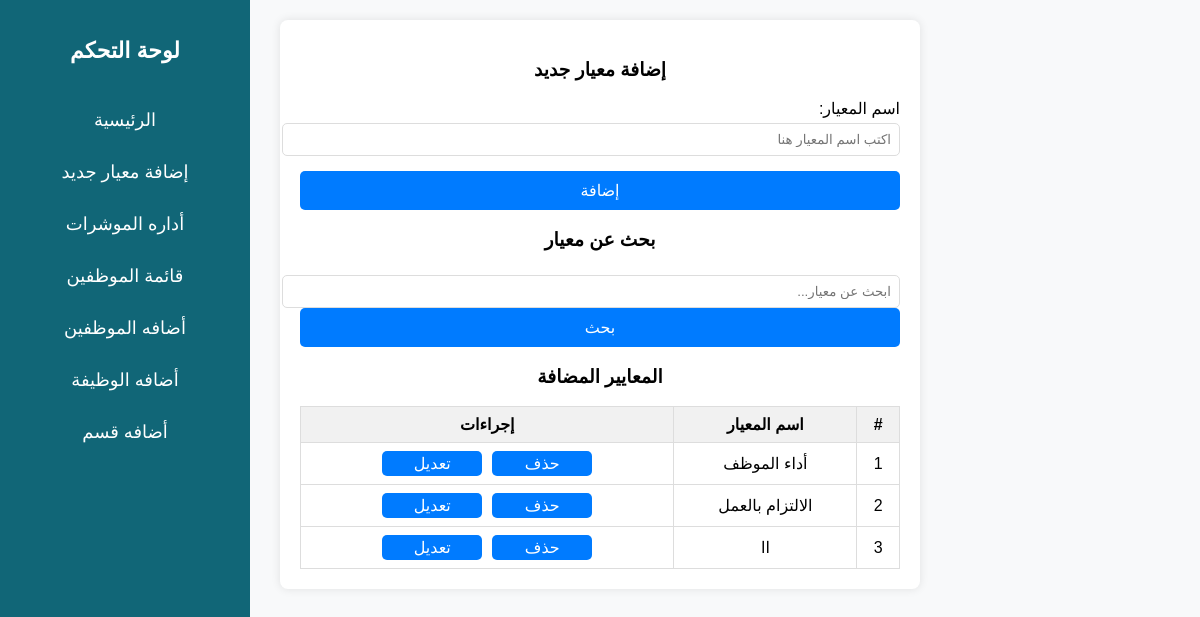
/pages/dashboard/add-criteria.php, run on an earlier commit of the app's database.
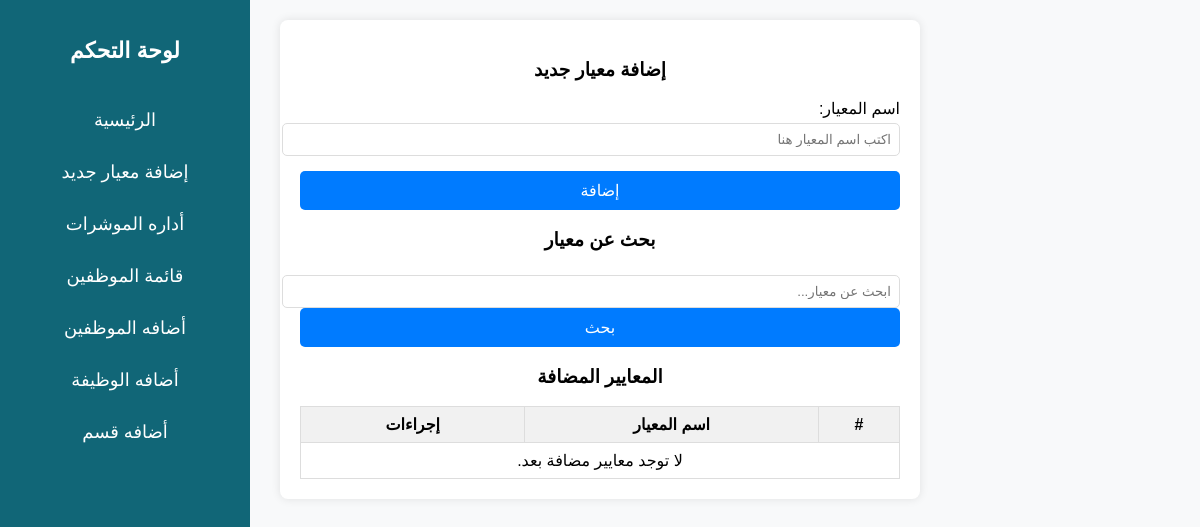
And on a later commit of the database.
### tables this page shows
CREATE TABLE `criteria` (
  `id` int(11) NOT NULL,
  `name` varchar(255) NOT NULL
);

### pages/dashboard/add-criteria.php (the view, shortened to what this page needs)
<?php include './layout/sideBar.php'; ?>
<?php
include '../../config/connect.php';
$searchTerm = '';
if (isset($_POST['searchTerm'])) {
    $searchTerm = trim($_POST['searchTerm']);
    $sql = "SELECT * FROM criteria WHERE name LIKE :searchTerm";
    $stmt = $con->prepare($sql);
    $stmt->bindValue(':searchTerm', '%' . $searchTerm . '%');
} else {
    $sql = "SELECT * FROM criteria";
    $stmt = $con->prepare($sql);
}
$stmt->execute();
$results = $stmt->fetchAll(PDO::FETCH_ASSOC);
?>
<div class="container">
    <h3>إضافة معيار جديد</h3>
    <form method="POST" action="">
        <div class="form-group">
            <label for="criterionName">اسم المعيار:</label>
            <input type="text" name="criterionName" id="criterionName" placeholder="اكتب اسم المعيار هنا" required>
        </div>
        <button type="submit">إضافة</button>
    </form>
        <h3>بحث عن معيار</h3>
    <form method="POST" action="">
        <input type="text" name="searchTerm" placeholder="ابحث عن معيار..." value="<?php echo htmlspecialchars($searchTerm); ?>">
        <button type="submit">بحث</button>
    </form>
    <h3>المعايير المضافة</h3>
    <table>
        <thead>
            <tr>
                <th>#</th>
                <th>اسم المعيار</th>
                <th>إجراءات</th>
            </tr>
        </thead>
<tbody id="criteriaTable">
    <?php
    if ($results) {
        $index = 1;
        foreach ($results as $row) {
            echo "<tr>
                    <td>{$index}</td>
                    <td>{$row['name']}</td>
                    <td>
                        <div style='display: flex; justify-content: center; gap: 10px;'>
                            <form method='POST' action='' style='display:inline;'>
                                <input type='hidden' name='deleteId' value='{$row['id']}'>
                                <button class='btna' type='submit' onclick='return confirm(\"هل أنت متأكد من حذف هذا المعيار؟\");'>حذف</button>
                            </form>
                            <form method='GET' action='edit-criterion.php' style='display:inline;'>
                                <input type='hidden' name='id' value='{$row['id']}'>
                                <button class='btna' type='submit'>تعديل</button>
                            </form>
                        </div>
                    </td>
                  </tr>";
            $index++;
        }
    } else {
        echo "<tr><td colspan='3'>لا توجد معايير مضافة بعد.</td></tr>";
    }
    ?>
</tbody>
    </table>
</div>
</body>
</html>

What changed in the data, as far as the page shows it:
removed criteria: name "أداء الموظف"
removed criteria: name "الالتزام بالعمل"
removed criteria: name "اا"
Also different on the page:
text now shown: "لا توجد معايير مضافة بعد."
